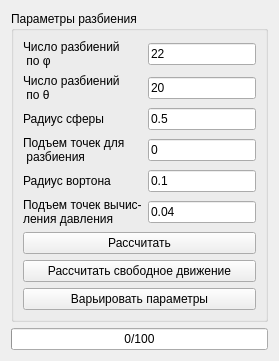
        <widget class="QWidget" name="tab">
         <attribute name="title">
          <string>Сфера</string>
         </attribute>
         <layout class="QGridLayout" name="gridLayout_3">
          <item row="0" column="0">
           <widget class="QGroupBox" name="groupBox">
            <property name="title">
             <string>Параметры разбиения</string>
            </property>
            <layout class="QHBoxLayout" name="horizontalLayout_5">
             <item>
              <layout class="QGridLayout" name="gridLayout_4">
               <item row="0" column="0">
                <widget class="QLabel" name="label">
                 <property name="text">
                  <string>Число разбиений 
 по φ</string>
                 </property>
                </widget>
               </item>
               <item row="0" column="1">
                <widget class="QLineEdit" name="fiSphereLineEdit">
                 <property name="text">
                  <string>22</string>
                 </property>
                </widget>
               </item>
               <item row="1" column="0">
                <widget class="QLabel" name="label_2">
                 <property name="text">
                  <string>Число разбиений
 по θ</string>
                 </property>
                </widget>
               </item>
               <item row="1" column="1">
                <widget class="QLineEdit" name="tetaSphereLineEdit">
                 <property name="text">
                  <string>20</string>
                 </property>
                </widget>
               </item>
               <item row="2" column="0">
                <widget class="QLabel" name="label_3">
                 <property name="text">
                  <string>Радиус сферы</string>
                 </property>
                </widget>
               </item>
               <item row="2" column="1">
                <widget class="QLineEdit" name="radSphereLineEdit">
                 <property name="text">
                  <string>0.5</string>
                 </property>
                </widget>
               </item>
               <item row="3" column="0">
                <widget class="QLabel" name="label_16">
                 <property name="text">
                  <string>Подъем точек для 
 разбиения</string>
                 </property>
                </widget>
               </item>
               <item row="3" column="1">
                <widget class="QLineEdit" name="deltaSphereFragmLineEdit">
                 <property name="text">
                  <string>0</string>
                 </property>
                </widget>
               </item>
               <item row="4" column="0">
                <widget class="QLabel" name="label_4">
                 <property name="text">
                  <string>Радиус вортона</string>
                 </property>
                </widget>
               </item>
               <item row="4" column="1">
                <widget class="QLineEdit" name="epsilonSphereLineEdit">
                 <property name="text">
                  <string>0.1</string>
                 </property>
                </widget>
               </item>
               <item row="5" column="0">
                <widget class="QLabel" name="label_15">
                 <property name="text">
                  <string>Подъем точек вычис-
ления давления</string>
                 </property>
                </widget>
               </item>
               <item row="5" column="1">
                <widget class="QLineEdit" name="pointsRaisingSphereLineEdit">
                 <property name="text">
                  <string>0.04</string>
                 </property>
                </widget>
               </item>
               <item row="6" column="0" colspan="2">
                <widget class="QPushButton" name="sphereSolverPushButton">
                 <property name="text">
                  <string>Рассчитать</string>
                 </property>
                </widget>
               </item>
               <item row="7" column="0" colspan="2">
                <widget class="QPushButton" name="sphereFreeMotionSolverPushButton">
                 <property name="text">
                  <string>Рассчитать свободное движение</string>
                 </property>
                </widget>
               </item>
               <item row="8" column="0" colspan="2">
                <widget class="QPushButton" name="variateSphereSolverPushButton">
                 <property name="text">
                  <string>Варьировать параметры</string>
                 </property>
                </widget>
               </item>
              </layout>
             </item>
            </layout>
           </widget>
          </item>
          <item row="1" column="0">
           <widget class="QProgressBar" name="sphereProgressBar">
            <property name="value">
             <number>0</number>
            </property>
            <property name="orientation">
             <enum>Qt::Horizontal</enum>
            </property>
            <property name="format">
             <string>%v/%m</string>
            </property>
           </widget>
          </item>
         </layout>
        </widget>
